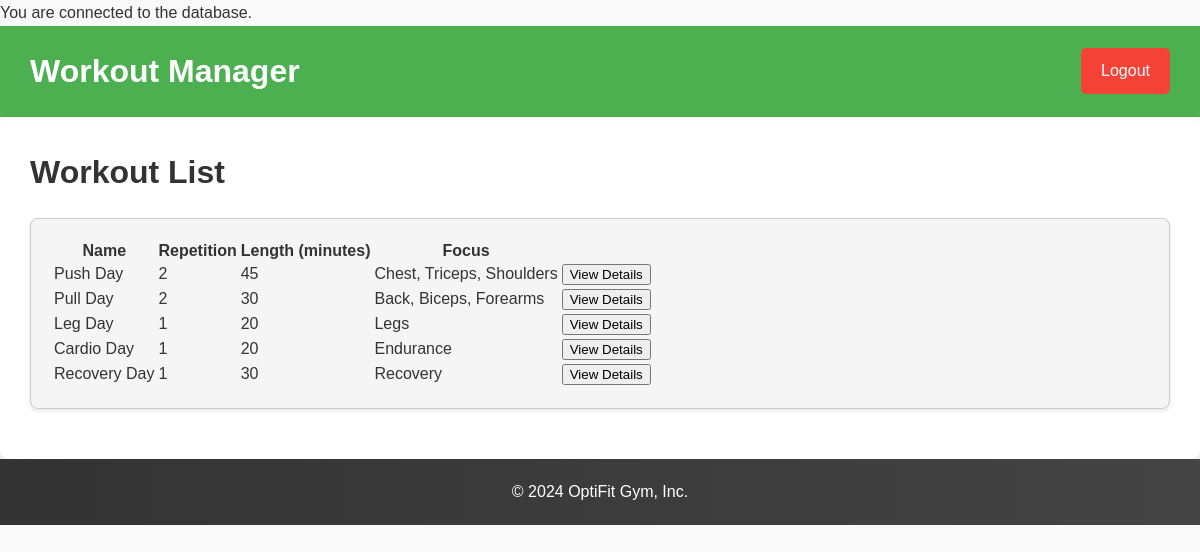
Page /FINAL_PROJECT_CODE/workoutSelection.php (signed in) on the committed database.
### tables this page shows
CREATE TABLE Workouts (
    workoutID INT AUTO_INCREMENT PRIMARY KEY,
    workoutName VARCHAR(25) NOT NULL,
    workoutRepetition INT NOT NULL,
    workoutLength INT NOT NULL,
    workoutFocus VARCHAR(255) NOT NULL
);

### FINAL_PROJECT_CODE/workoutSelection.php (the view, shortened to what this page needs)
<?php
require('db_connect.php');
?>
<!DOCTYPE html>
<html>
<head>
    <link rel="stylesheet" type="text/css" href="main.css">
</head>
<body>
<header>
    <h1>Workout Manager</h1>
    <a href="logout.php" class="logout-button">Logout</a>
</header>
<main>
    <h1>Workout List</h1>
    <section>
        <table>
            <tr>
                <th>Name</th>
                <th>Repetition</th>
                <th>Length (minutes)</th>
                <th>Focus</th>
                <th>&nbsp;</th>
            </tr>
            <?php
            $query = 'SELECT * FROM Workouts';
            $statement = $db->prepare($query);
            $statement->execute();
            $workouts = $statement->fetchAll();
            foreach ($workouts as $workout) {
            ?>
                <tr>
                    <td><?php echo htmlspecialchars($workout['workoutName']); ?></td>
                    <td><?php echo htmlspecialchars($workout['workoutRepetition']); ?></td>
                    <td><?php echo htmlspecialchars($workout['workoutLength']); ?></td>
                    <td><?php echo htmlspecialchars($workout['workoutFocus']); ?></td>
                    <td>
                        <form action="viewExercises.php" method="get">
                            <input type="submit" value="View Details">
                        </form>
                    </td>
                </tr>
            <?php
            }
            ?>
        </table>
    </section>
</main>
<footer>
    <p>&copy; <?php echo date("Y"); ?> OptiFit Gym, Inc.</p>
</footer>
</body>
</html>

### FINAL_PROJECT_CODE/db_connect.php (shortened to what this page needs)
<?php
    try {
		echo '<p> You are connected to the database.</p>';
    }
	catch (PDOException $e) {
        $error_message = $e->getMessage();
        echo  'Connection error.:$error_message';
    }
?>

### FINAL_PROJECT_CODE/main.css (style rules this page uses)
body, h1, h2, h3, p, ul, ol, li, form, button { margin: 0; padding: 0; box-sizing: border-box; }
body { font-family: 'Montserrat', Arial, sans-serif; color: #333; background-color: #f9f9f9; line-height: 1.6; }
header { background-color: #4CAF50; color: white; padding: 20px 30px; display: flex; justify-content: space-between; align-items: center; }
.logout-button { background-color: #f44336; color: white; padding: 10px 20px; text-decoration: none; border-radius: 5px; transition: background-color 0.3s ease; }
main { padding: 30px; background-color: #fff; border-radius: 8px; box-shadow: 0 2px 4px rgba(0, 0, 0, 0.1); }
footer { background: linear-gradient(to right, #333, #444); color: white; text-align: center; padding: 20px 0; }
section { margin: 20px 0; padding: 20px; border: 1px solid #ccc; border-radius: 8px; background-color: #f5f5f5; box-shadow: 0 2px 4px rgba(0, 0, 0, 0.1); }

### rows in the picture
workouts: workoutName "Push Day", workoutRepetition "2", workoutLength "45", workoutFocus "Chest, Triceps, Shoulders"
workouts: workoutName "Pull Day", workoutRepetition "2", workoutLength "30", workoutFocus "Back, Biceps, Forearms"
workouts: workoutName "Leg Day", workoutRepetition "1", workoutLength "20", workoutFocus "Legs"
workouts: workoutName "Cardio Day", workoutRepetition "1", workoutLength "20", workoutFocus "Endurance"
workouts: workoutName "Recovery Day", workoutRepetition "1", workoutLength "30", workoutFocus "Recovery"
